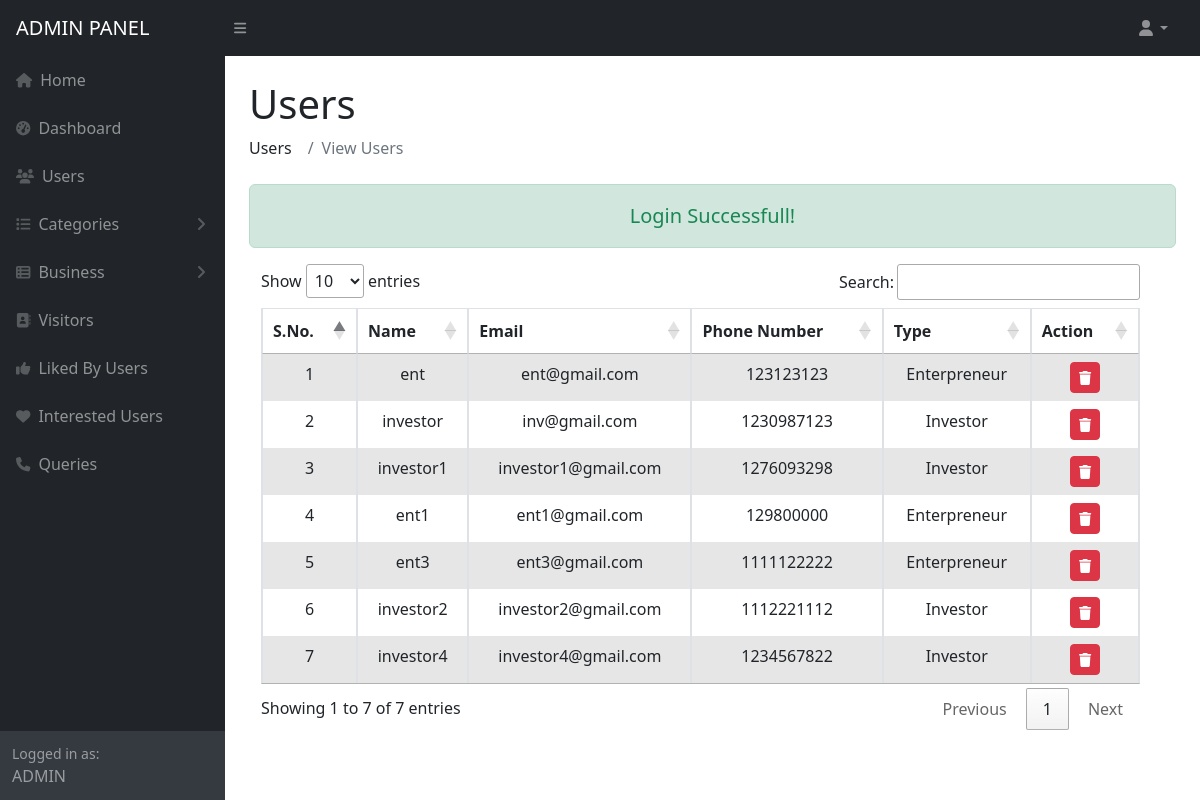
Page /admin/users.php (signed in) on the committed database.
### tables this page shows
CREATE TABLE `b_users` (
  `bu_id` int(11) NOT NULL,
  `bu_name` varchar(30) NOT NULL,
  `bu_email` varchar(30) NOT NULL,
  `bu_pwd` varchar(20) NOT NULL,
  `bu_mobno` varchar(20) NOT NULL,
  `bu_type` varchar(10) NOT NULL COMMENT '1: admin 2: enterprenuer, 3: investor',
  `bu_status` varchar(20) NOT NULL DEFAULT 'Active'
);

### admin/users.php (the view, shortened to what this page needs)
<?php include ("../common/header.php"); ?>
<?php include ("../common/sidebar.php"); ?>
<div id="layoutSidenav_content">
    <main>
        <div class="container-fluid px-4">
            <h1 class="mt-4">Users</h1>
            <ol class="breadcrumb mb-4">
                <li class="breadcrumb-item">Users</li>
                <li class="breadcrumb-item active">View Users</li>
            </ol>
            <div class="text-center">
                <?php
                    if(isset($_SESSION['msg1'])) {
                    ?>
                        <div class="col-12 mb-3 alert alert-success" role="alert">
                            <small class="text-success" style="font-size:20px"><?=$_SESSION['msg1']?></small>
                        </div>
                        <?php
                    } else if(isset($_SESSION['msg2'])) {
                        ?>
                        <div class="col-12 mb-3 alert alert-danger" role="alert">
                            <small class="text-danger" style="font-size:20px"><?=$_SESSION['msg2']?></small>
                        </div>
                        <?php
                        unset($_SESSION['msg2']);
                    }
                ?>
            </div>
            <div class="container row">
                <div class="col-md-12">
                    <div class="table-responsive ">
                        <table id="users" class="table table-striped table-bordered" style="width:100%">
                            <thead class="text-center">
                                <tr>
                                    <th>S.No.</th>
                                    <th>Name</th>
                                    <th>Email</th>
                                    <th>Phone Number</th>
                                    <th>Type</th>
                                    <th>Action</th>
                                </tr>
                            </thead>
                            <tbody class="text-center">
                                <?php
                                    $execute = mysqli_query($b_connect, "SELECT * from b_users WHERE bu_type!='1'");
                                    $count = '1';
                                    while($user = mysqli_fetch_object($execute)) {
                                        ?>
                                        <tr>
                                            <td><?=$count?></td>
                                            <td><?=$user->bu_name?></td>
                                            <td><?=$user->bu_email?></td>
                                            <td><?=$user->bu_mobno?></td>
                                            <td>
                                                <?php
                                                    echo ($user->bu_type=="2") ? "Enterpreneur" : "Investor";
                                                ?>
                                            </td>
                                            <td>
                                                <a href="?id=<?=$user->bu_id?>&action=delete" class='btn btn-danger btn-sm' onclick="return confirm('Are you sure you want to delete this item?');"><b><i class="fa fa-trash">Delete</i></b></a>
                                            </td>
                                        </tr>
                                        <?php
                                        $count++;
                                    }
                                ?>
                            </tbody>
                        </table>
                    </div>
                </div>
            </div>
        </div>
    </main>
</div>
<?php include("../common/footer.php"); ?>

### rows in the picture
b_users: bu_name "ent", bu_email "ent@gmail.com", bu_mobno "123123123", bu_type "Enterpreneur"
b_users: bu_name "investor", bu_email "inv@gmail.com", bu_mobno "1230987123", bu_type "Investor"
b_users: bu_name "investor1", bu_email "investor1@gmail.com", bu_mobno "1276093298", bu_type "Investor"
b_users: bu_name "ent1", bu_email "ent1@gmail.com", bu_mobno "129800000", bu_type "Enterpreneur"
b_users: bu_name "ent3", bu_email "ent3@gmail.com", bu_mobno "1111122222", bu_type "Enterpreneur"
b_users: bu_name "investor2", bu_email "investor2@gmail.com", bu_mobno "1112221112", bu_type "Investor"
b_users: bu_name "investor4", bu_email "investor4@gmail.com", bu_mobno "1234567822", bu_type "Investor"

### other values in the picture
$_SESSION['bu_name'] "ADMIN"
$_SESSION['msg1'] "Login Successfull!"
